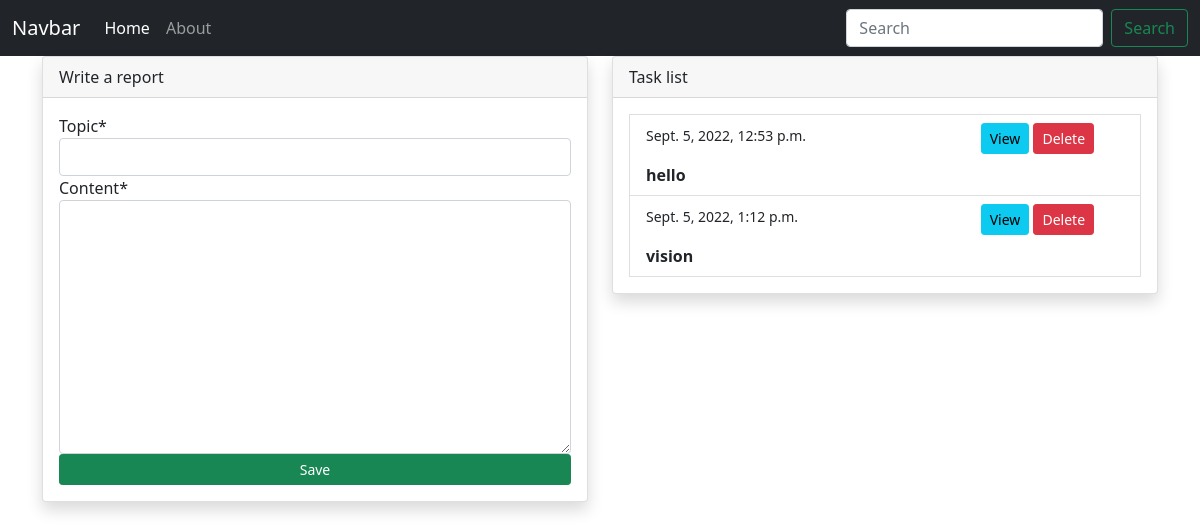
The page /report/ on the database its author committed.
### taskapp/models.py (models this page shows, shortened)
class report(models.Model):
    topic=models.CharField(max_length=100)
    content=models.TextField(max_length=800)
    date=models.DateTimeField(auto_now_add=True)

### taskapp/views.py (the view)
# urls.py: path('report/',views.reports,name="taskapp-report"),
def reports(request):
    data=report.objects.all()
    if request.method=='POST':#if there is a request to post
        form=reportform(request.POST)
        if form.is_valid():#if it meets all contraints. mine worked without the brackets
            form.save()
            return redirect('/report')
    else:
        form=reportform()
    context={
        'data':data,
        'form':form,
    }
    return render(request,"reports.html",context)#loads the html file.passes in data from the models file

### taskapp/forms.py
class reportform(forms.ModelForm):#for edit
    class Meta:
        model=report
        fields='__all__'

### templates/reports.html (shortened to what this page needs)
{%extends './partials/base.html'%}
{% load crispy_forms_tags %}
{%block content%}
<div class="container">
    <div class="row">
        <div class="col-xl-6">
            <div class="card shadow">
              <div class="card-header">
                Write a report
              </div>
              <div class="card-body">
                <form class="d-grid" method="POST">
                  {{form|crispy}}
                  <input class="btn btn-success btn-sm" type="submit" value="Save">
                </form>
              </div>
            </div>
          </div>
          <div class="col-xl-6">
            <div class="card shadow">
              <div class="card-header">Task list</div>
              <div class="card-body">
                {%for report in data%}
                <li class="list-group-item">
                  <div class="row">
                    <div class="col-8">
                      <p><small>{{report.date}}</small></p>
                      <strong>{{report.topic}}</strong>
                    </div>
                    <div class="col-4">
                      <a class="btn btn-info btn-sm" href="{% url 'report-edit' report.id%}">View</a>
                      <a class="btn btn-danger btn-sm" href="{% url 'report-delete' report.id %}">Delete</a>
                    </div>
                  </div>
                </li>
                {%endfor%}
              </div>
            </div>
          </div>
        </div>
      </div>
{%endblock%}

### rows shown on the page
report: date "Sept. 5, 2022, 12:53 p.m.", topic "hello"
report: date "Sept. 5, 2022, 1:12 p.m.", topic "vision"
